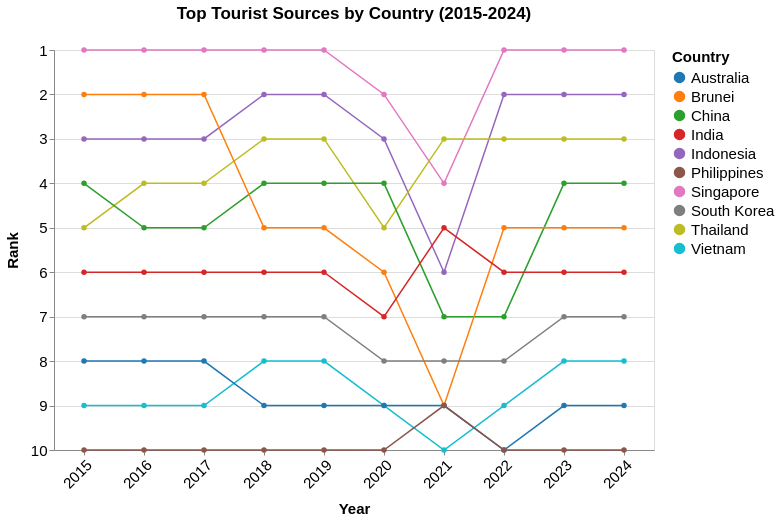

Write a Vega-Lite specification for this figure.
### Vega-Lite specification from a JSON file in a GitHub repository (floating-point values rounded to 4 significant figures)
{"$schema": "https://vega.github.io/schema/vega-lite/v5.json", "title": {"text": "Top Tourist Sources by Country (2015-2024)", "fontSize": 17, "anchor": "middle", "dy": -16}, "data": {"values": [{"Country": "Singapore", "year": 2024, "Visitors": 4276007, "rank": 1}, {"Country": "Singapore", "year": 2023, "Visitors": 8308230, "rank": 1}, {"Country": "Singapore", "year": 2022, "Visitors": 5222991, "rank": 1}, {"Country": "Singapore", "year": 2021, "Visitors": 16308, "rank": 4}, {"Country": "Singapore", "year": 2020, "Visitors": 1545255, "rank": 2}, {"Country": "Singapore", "year": 2019, "Visitors": 10163882, "rank": 1}, {"Country": "Singapore", "year": 2018, "Visitors": 10615986, "rank": 1}, {"Country": "Singapore", "year": 2017, "Visitors": 12441713, "rank": 1}, {"Country": "Singapore", "year": 2016, "Visitors": 13272961, "rank": 1}, {"Country": "Singapore", "year": 2015, "Visitors": 12930754, "rank": 1}, {"Country": "Indonesia", "year": 2024, "Visitors": 1786630, "rank": 2}, {"Country": "Indonesia", "year": 2023, "Visitors": 3108165, "rank": 2}, {"Country": "Indonesia", "year": 2022, "Visitors": 1481739, "rank": 2}, {"Country": "Indonesia", "year": 2021, "Visitors": 11025, "rank": 6}, {"Country": "Indonesia", "year": 2020, "Visitors": 711723, "rank": 3}, {"Country": "Indonesia", "year": 2019, "Visitors": 3623277, "rank": 2}, {"Country": "Indonesia", "year": 2018, "Visitors": 3277689, "rank": 2}, {"Country": "Indonesia", "year": 2017, "Visitors": 2796570, "rank": 3}, {"Country": "Indonesia", "year": 2016, "Visitors": 3049964, "rank": 3}, {"Country": "Indonesia", "year": 2015, "Visitors": 2788033, "rank": 3}, {"Country": "Thailand", "year": 2024, "Visitors": 813783, "rank": 3}, {"Country": "Thailand", "year": 2023, "Visitors": 1551282, "rank": 3}, {"Country": "Thailand", "year": 2022, "Visitors": 715528, "rank": 3}, {"Country": "Thailand", "year": 2021, "Visitors": 59607, "rank": 3}, {"Country": "Thailand", "year": 2020, "Visitors": 394413, "rank": 5}, {"Country": "Thailand", "year": 2019, "Visitors": 1884306, "rank": 3}, {"Country": "Thailand", "year": 2018, "Visitors": 1914692, "rank": 3}, {"Country": "Thailand", "year": 2017, "Visitors": 1836522, "rank": 4}, {"Country": "Thailand", "year": 2016, "Visitors": 1780800, "rank": 4}, {"Country": "Thailand", "year": 2015, "Visitors": 1343569, "rank": 5}, {"Country": "China", "year": 2024, "Visitors": 1449711, "rank": 4}, {"Country": "China", "year": 2023, "Visitors": 1474114, "rank": 4}, {"Country": "China", "year": 2022, "Visitors": 211363, "rank": 7}, {"Country": "China", "year": 2021, "Visitors": 7701, "rank": 7}, {"Country": "China", "year": 2020, "Visitors": 405149, "rank": 4}, {"Country": "China", "year": 2019, "Visitors": 3114257, "rank": 4}, {"Country": "China", "year": 2018, "Visitors": 2944133, "rank": 4}, {"Country": "China", "year": 2017, "Visitors": 2281666, "rank": 5}, {"Country": "China", "year": 2016, "Visitors": 2124942, "rank": 5}, {"Country": "China", "year": 2015, "Visitors": 1677163, "rank": 4}, {"Country": "Brunei", "year": 2024, "Visitors": 565999, "rank": 5}, {"Country": "Brunei", "year": 2023, "Visitors": 811833, "rank": 5}, {"Country": "Brunei", "year": 2022, "Visitors": 301757, "rank": 5}, {"Country": "Brunei", "year": 2021, "Visitors": 773, "rank": 9}, {"Country": "Brunei", "year": 2020, "Visitors": 136020, "rank": 6}, {"Country": "Brunei", "year": 2019, "Visitors": 1216123, "rank": 5}, {"Country": "Brunei", "year": 2018, "Visitors": 1382031, "rank": 5}, {"Country": "Brunei", "year": 2017, "Visitors": 1660506, "rank": 2}, {"Country": "Brunei", "year": 2016, "Visitors": 1391016, "rank": 2}, {"Country": "Brunei", "year": 2015, "Visitors": 1133555, "rank": 2}, {"Country": "India", "year": 2024, "Visitors": 537493, "rank": 6}, {"Country": "India", "year": 2023, "Visitors": 671846, "rank": 6}, {"Country": "India", "year": 2022, "Visitors": 324548, "rank": 6}, {"Country": "India", "year": 2021, "Visitors": 3916, "rank": 5}, {"Country": "India", "year": 2020, "Visitors": 155883, "rank": 7}, {"Country": "India", "year": 2019, "Visitors": 735309, "rank": 6}, {"Country": "India", "year": 2018, "Visitors": 600311, "rank": 6}, {"Country": "India", "year": 2017, "Visitors": 552739, "rank": 6}, {"Country": "India", "year": 2016, "Visitors": 638578, "rank": 6}, {"Country": "India", "year": 2015, "Visitors": 722141, "rank": 6}, {"Country": "South Korea", "year": 2024, "Visitors": 232711, "rank": 7}, {"Country": "South Korea", "year": 2023, "Visitors": 400853, "rank": 7}, {"Country": "South Korea", "year": 2022, "Visitors": 146384, "rank": 8}, {"Country": "South Korea", "year": 2021, "Visitors": 3028, "rank": 8}, {"Country": "South Korea", "year": 2020, "Visitors": 119750, "rank": 8}, {"Country": "South Korea", "year": 2019, "Visitors": 673065, "rank": 7}, {"Country": "South Korea", "year": 2018, "Visitors": 616783, "rank": 7}, {"Country": "South Korea", "year": 2017, "Visitors": 484528, "rank": 7}, {"Country": "South Korea", "year": 2016, "Visitors": 444439, "rank": 7}, {"Country": "South Korea", "year": 2015, "Visitors": 421161, "rank": 7}, {"Country": "Vietnam", "year": 2024, "Visitors": 137344, "rank": 8}, {"Country": "Vietnam", "year": 2023, "Visitors": 286083, "rank": 8}, {"Country": "Vietnam", "year": 2022, "Visitors": 123931, "rank": 9}, {"Country": "Vietnam", "year": 2021, "Visitors": 14136, "rank": 10}, {"Country": "Vietnam", "year": 2020, "Visitors": 71622, "rank": 9}, {"Country": "Vietnam", "year": 2019, "Visitors": 892716, "rank": 8}, {"Country": "Vietnam", "year": 2018, "Visitors": 786327, "rank": 8}, {"Country": "Vietnam", "year": 2017, "Visitors": 638135, "rank": 9}, {"Country": "Vietnam", "year": 2016, "Visitors": 703737, "rank": 9}, {"Country": "Vietnam", "year": 2015, "Visitors": 646891, "rank": 9}, {"Country": "Australia", "year": 2024, "Visitors": 159318, "rank": 9}, {"Country": "Australia", "year": 2023, "Visitors": 276477, "rank": 9}, {"Country": "Australia", "year": 2022, "Visitors": 118598, "rank": 10}, {"Country": "Australia", "year": 2021, "Visitors": 33451, "rank": 9}, {"Country": "Australia", "year": 2020, "Visitors": 195146, "rank": 9}, {"Country": "Australia", "year": 2019, "Visitors": 1282782, "rank": 9}, {"Country": "Australia", "year": 2018, "Visitors": 1034871, "rank": 9}, {"Country": "Australia", "year": 2017, "Visitors": 899202, "rank": 8}, {"Country": "Australia", "year": 2016, "Visitors": 737115, "rank": 8}, {"Country": "Australia", "year": 2015, "Visitors": 714047, "rank": 8}, {"Country": "Philippines", "year": 2024, "Visitors": 60100, "rank": 10}, {"Country": "Philippines", "year": 2023, "Visitors": 137781, "rank": 10}, {"Country": "Philippines", "year": 2022, "Visitors": 86462, "rank": 10}, {"Country": "Philippines", "year": 2021, "Visitors": 10229, "rank": 9}, {"Country": "Philippines", "year": 2020, "Visitors": 53889, "rank": 10}, {"Country": "Philippines", "year": 2019, "Visitors": 1114257, "rank": 10}, {"Country": "Philippines", "year": 2018, "Visitors": 1167375, "rank": 10}, {"Country": "Philippines", "year": 2017, "Visitors": 1066461, "rank": 10}, {"Country": "Philippines", "year": 2016, "Visitors": 1029488, "rank": 10}, {"Country": "Philippines", "year": 2015, "Visitors": 957408, "rank": 10}]}, "width": 600, "height": 400, "mark": {"type": "line", "point": true, "strokeWidth": 1.5}, "encoding": {"x": {"field": "year", "type": "ordinal", "title": "Year", "axis": {"labelOverlap": "parity", "labelAngle": -45}}, "y": {"field": "rank", "type": "quantitative", "title": "Rank", "scale": {"domain": [10, 1], "nice": true}, "axis": {"reverse": true}}, "color": {"field": "Country", "type": "nominal", "scale": {"scheme": "category10"}}, "tooltip": [{"field": "Country", "type": "nominal", "title": "Country"}, {"field": "year", "type": "ordinal", "title": "Year"}, {"field": "rank", "type": "quantitative", "title": "Rank"}, {"field": "Visitors", "type": "quantitative", "title": "Visitors", "format": ","}]}, "config": {"axis": {"labelFontSize": 15, "titleFontSize": 15, "titlePadding": 10}, "legend": {"labelFontSize": 15, "titleFontSize": 15, "labelPadding": 10}, "tooltip": {"labelFontSize": 15, "titleFontSize": 15}}}
